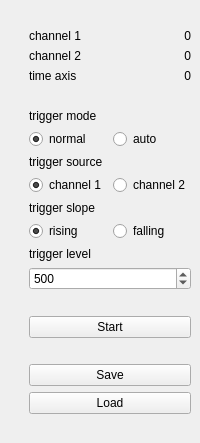
<?xml version="1.0" encoding="UTF-8"?>
<ui version="4.0">
 <class>OscDisplay</class>
 <widget class="QWidget" name="OscDisplay">
  <layout class="QHBoxLayout" name="horizontalLayout" stretch="1,0">
   <property name="spacing">
    <number>0</number>
   </property>
   <property name="leftMargin">
    <number>0</number>
   </property>
   <property name="topMargin">
    <number>0</number>
   </property>
   <property name="rightMargin">
    <number>0</number>
   </property>
   <property name="bottomMargin">
    <number>0</number>
   </property>
   <item>
    <widget class="QWidget" name="plotWidget" native="true">
     <layout class="QVBoxLayout" name="plotLayout">
      <property name="spacing">
       <number>0</number>
      </property>
      <property name="leftMargin">
       <number>0</number>
      </property>
      <property name="topMargin">
       <number>0</number>
      </property>
      <property name="rightMargin">
       <number>0</number>
      </property>
      <property name="bottomMargin">
       <number>0</number>
      </property>
     </layout>
    </widget>
   </item>
   <item>
    <widget class="QWidget" name="controlWidget" native="true">
     <layout class="QVBoxLayout" name="controlLayout">
      <item>
       <spacer name="spacer_0">
        <property name="orientation">
         <enum>Qt::Vertical</enum>
        </property>
        <property name="sizeHint" stdset="0">
         <size>
          <width>20</width>
          <height>20</height>
         </size>
        </property>
       </spacer>
      </item>
      <item>
       <widget class="QWidget" name="cursorWidget" native="true">
        <layout class="QGridLayout" name="cursorLayout">
         <property name="leftMargin">
          <number>0</number>
         </property>
         <property name="topMargin">
          <number>0</number>
         </property>
         <property name="rightMargin">
          <number>0</number>
         </property>
         <property name="bottomMargin">
          <number>0</number>
         </property>
         <property name="horizontalSpacing">
          <number>0</number>
         </property>
         <item row="0" column="0">
          <widget class="QLabel" name="ch1Label">
           <property name="text">
            <string>channel 1</string>
           </property>
          </widget>
         </item>
         <item row="0" column="1">
          <widget class="QLabel" name="ch1Value">
           <property name="text">
            <string>0</string>
           </property>
           <property name="alignment">
            <set>Qt::AlignRight|Qt::AlignTrailing|Qt::AlignVCenter</set>
           </property>
          </widget>
         </item>
         <item row="1" column="0">
          <widget class="QLabel" name="ch2Label">
           <property name="text">
            <string>channel 2</string>
           </property>
          </widget>
         </item>
         <item row="1" column="1">
          <widget class="QLabel" name="ch2Value">
           <property name="text">
            <string>0</string>
           </property>
           <property name="alignment">
            <set>Qt::AlignRight|Qt::AlignTrailing|Qt::AlignVCenter</set>
           </property>
          </widget>
         </item>
         <item row="2" column="0">
          <widget class="QLabel" name="timeLabel">
           <property name="text">
            <string>time axis</string>
           </property>
          </widget>
         </item>
         <item row="2" column="1">
          <widget class="QLabel" name="timeValue">
           <property name="text">
            <string>0</string>
           </property>
           <property name="alignment">
            <set>Qt::AlignRight|Qt::AlignTrailing|Qt::AlignVCenter</set>
           </property>
          </widget>
         </item>
        </layout>
       </widget>
      </item>
      <item>
       <spacer name="spacer_1">
        <property name="orientation">
         <enum>Qt::Vertical</enum>
        </property>
        <property name="sizeHint" stdset="0">
         <size>
          <width>20</width>
          <height>20</height>
         </size>
        </property>
       </spacer>
      </item>
      <item>
       <widget class="QLabel" name="modeLabel">
        <property name="text">
         <string>trigger mode</string>
        </property>
       </widget>
      </item>
      <item>
       <widget class="QWidget" name="modeWidget" native="true">
        <layout class="QHBoxLayout" name="modeLayout">
         <property name="leftMargin">
          <number>0</number>
         </property>
         <property name="topMargin">
          <number>0</number>
         </property>
         <property name="rightMargin">
          <number>0</number>
         </property>
         <property name="bottomMargin">
          <number>0</number>
         </property>
         <item>
          <widget class="QRadioButton" name="normalButton">
           <property name="text">
            <string>normal</string>
           </property>
           <property name="checked">
            <bool>true</bool>
           </property>
          </widget>
         </item>
         <item>
          <widget class="QRadioButton" name="autoButton">
           <property name="text">
            <string>auto</string>
           </property>
          </widget>
         </item>
        </layout>
       </widget>
      </item>
      <item>
       <widget class="QLabel" name="sourceLabel">
        <property name="text">
         <string>trigger source</string>
        </property>
       </widget>
      </item>
      <item>
       <widget class="QWidget" name="sourceWidget" native="true">
        <layout class="QHBoxLayout" name="sourceLayout">
         <property name="leftMargin">
          <number>0</number>
         </property>
         <property name="topMargin">
          <number>0</number>
         </property>
         <property name="rightMargin">
          <number>0</number>
         </property>
         <property name="bottomMargin">
          <number>0</number>
         </property>
         <item>
          <widget class="QRadioButton" name="ch1Button">
           <property name="text">
            <string>channel 1</string>
           </property>
           <property name="checked">
            <bool>true</bool>
           </property>
          </widget>
         </item>
         <item>
          <widget class="QRadioButton" name="ch2Button">
           <property name="text">
            <string>channel 2</string>
           </property>
          </widget>
         </item>
        </layout>
       </widget>
      </item>
      <item>
       <widget class="QLabel" name="slopeLabel">
        <property name="text">
         <string>trigger slope</string>
        </property>
       </widget>
      </item>
      <item>
       <widget class="QWidget" name="slopeWidget" native="true">
        <layout class="QHBoxLayout" name="slopeLayout">
         <property name="leftMargin">
          <number>0</number>
         </property>
         <property name="topMargin">
          <number>0</number>
         </property>
         <property name="rightMargin">
          <number>0</number>
         </property>
         <property name="bottomMargin">
          <number>0</number>
         </property>
         <item>
          <widget class="QRadioButton" name="risingButton">
           <property name="text">
            <string>rising</string>
           </property>
           <property name="checked">
            <bool>true</bool>
           </property>
          </widget>
         </item>
         <item>
          <widget class="QRadioButton" name="fallingButton">
           <property name="text">
            <string>falling</string>
           </property>
          </widget>
         </item>
        </layout>
       </widget>
      </item>
      <item>
       <widget class="QLabel" name="levelLabel">
        <property name="text">
         <string>trigger level</string>
        </property>
       </widget>
      </item>
      <item>
       <widget class="QSpinBox" name="levelValue">
        <property name="minimum">
         <number>-16380</number>
        </property>
        <property name="maximum">
         <number>16380</number>
        </property>
        <property name="singleStep">
         <number>10</number>
        </property>
        <property name="value">
         <number>500</number>
        </property>
       </widget>
      </item>
      <item>
       <spacer name="spacer_2">
        <property name="orientation">
         <enum>Qt::Vertical</enum>
        </property>
        <property name="sizeHint" stdset="0">
         <size>
          <width>20</width>
          <height>20</height>
         </size>
        </property>
       </spacer>
      </item>
      <item>
       <widget class="QPushButton" name="startButton">
        <property name="text">
         <string>Start</string>
        </property>
       </widget>
      </item>
      <item>
       <spacer name="spacer_3">
        <property name="orientation">
         <enum>Qt::Vertical</enum>
        </property>
        <property name="sizeHint" stdset="0">
         <size>
          <width>20</width>
          <height>20</height>
         </size>
        </property>
       </spacer>
      </item>
      <item>
       <widget class="QPushButton" name="saveButton">
        <property name="text">
         <string>Save</string>
        </property>
       </widget>
      </item>
      <item>
       <widget class="QPushButton" name="loadButton">
        <property name="text">
         <string>Load</string>
        </property>
       </widget>
      </item>
      <item>
       <spacer name="spacer_4">
        <property name="orientation">
         <enum>Qt::Vertical</enum>
        </property>
        <property name="sizeHint" stdset="0">
         <size>
          <width>20</width>
          <height>20</height>
         </size>
        </property>
       </spacer>
      </item>
     </layout>
    </widget>
   </item>
  </layout>
 </widget>
 <resources/>
 <connections/>
</ui>
